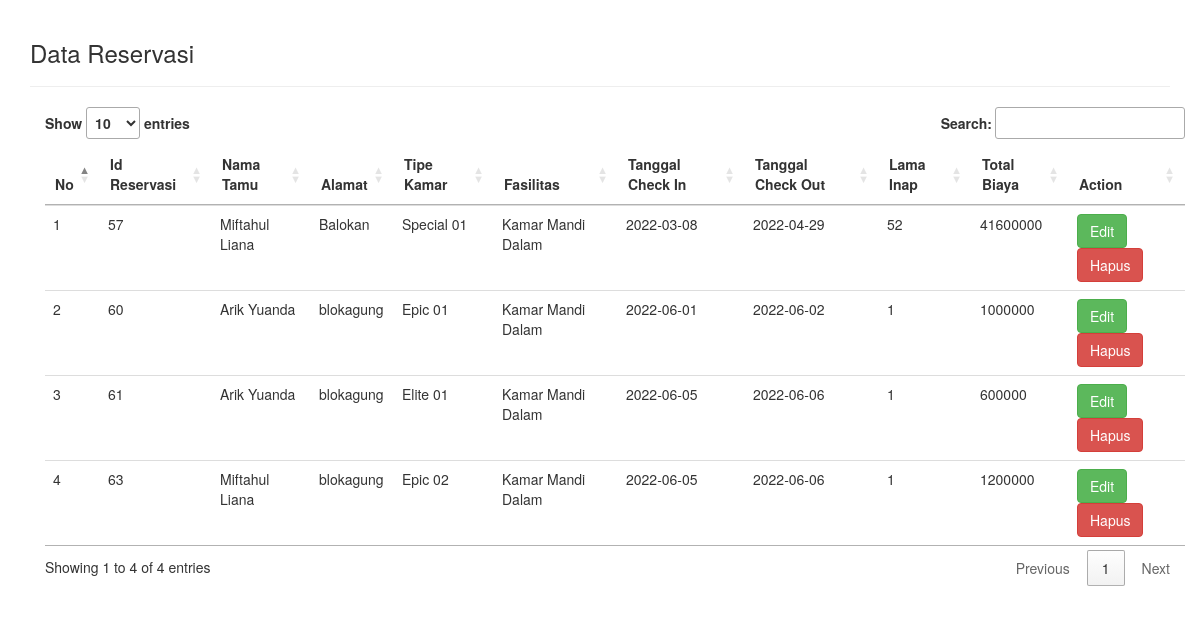
Page /dataReservasi.php on the committed database.
### tables this page shows
CREATE TABLE `tbl_reservasi` (
  `id_reservasi` int(25) NOT NULL,
  `nama_tamu` varchar(25) NOT NULL,
  `kode_kamar` varchar(25) NOT NULL,
  `id_fasilitas` varchar(25) NOT NULL,
  `tanggal_check_in` date NOT NULL,
  `tanggal_check_out` date NOT NULL,
  `lama_inap` int(25) NOT NULL,
  `total_biaya` int(25) NOT NULL,
  `flag` int(1) NOT NULL DEFAULT 1,
  `alamat` varchar(50) NOT NULL
);

CREATE TABLE `tbl_kos` (
  `kode_kamar` varchar(25) NOT NULL,
  `nama_kamar` varchar(25) NOT NULL,
  `kelas` varchar(25) NOT NULL,
  `gambar` varchar(25) NOT NULL,
  `tarif` int(25) NOT NULL,
  `status` varchar(25) NOT NULL,
  `flag` int(1) NOT NULL DEFAULT 1
);

CREATE TABLE `tbl_fasilitas` (
  `id_fasilitas` varchar(25) NOT NULL,
  `tipe_fasilitas` varchar(25) NOT NULL,
  `fasilitas` varchar(25) NOT NULL,
  `status` varchar(25) NOT NULL,
  `flag` int(1) NOT NULL DEFAULT 1
);

### dataReservasi.php (the view, shortened to what this page needs)
<!DOCTYPE html>
<html lang="en">
<head>
<link rel="stylesheet" type="text/css" href="//cdn.datatables.net/1.10.11/css/jquery.dataTables.min.css">
<link rel="stylesheet" href="https://maxcdn.bootstrapcdn.com/bootstrap/3.3.7/css/bootstrap.min.css">
</head>
<body>
<?php
    include 'helper/connect.php';
?>
<div class="container" style="padding-top: 20px; padding-bottom: 20px;">
    <h3>Data Reservasi</h3>
<hr>
<div class="container">
<table class="table table-stripped table-hover datatab" align="center">
    <thead>
        <tr>
            <th>No</th>
            <th>Id Reservasi</th>
            <th>Nama Tamu</th>
            <th>Alamat</th>
            <th>Tipe Kamar</th>
            <th>Fasilitas</th>
            <th>Tanggal Check In</th>
            <th>Tanggal Check Out</th>
            <th>Lama Inap</th>
            <th>Total Biaya</th>
            <th>Action</th>
        </tr>
    </thead>
<tbody>
<?php
    $sql = "select id_reservasi, nama_tamu, nama_kamar, fasilitas, tanggal_check_in, tanggal_check_out, lama_inap, total_biaya, alamat
    from tbl_kos, tbl_fasilitas, tbl_reservasi
    where tbl_kos.kode_kamar = tbl_reservasi.kode_kamar
    and tbl_fasilitas.id_fasilitas = tbl_reservasi.id_fasilitas and tbl_reservasi.flag = 1";
    $query = mysqli_query($con, $sql);
    $no = 1;
    while ($data = mysqli_fetch_assoc($query)){
?>
<tr>
    <td><?php echo $no++; ?></td>
    <td><?php echo $data['id_reservasi']; ?></td>
    <td><?php echo $data['nama_tamu']; ?></td>
    <td><?php echo $data['alamat']; ?></td>
    <td><?php echo $data['nama_kamar']; ?></td>
    <td><?php echo $data['fasilitas']; ?></td>
    <td><?php echo $data['tanggal_check_in']; ?></td>
    <td><?php echo $data['tanggal_check_out']; ?></td>
    <td><?php echo $data['lama_inap']; ?></td>
    <td><?php echo $data['total_biaya']; ?></td>
    <td>
    <a href="#" type="button" class="btn btn-success btn-md" data-toggle="modal" data-target="#myModal<?php echo $data['id_reservasi']; ?>">Edit</a>
    <?php
        $id_reservasi = $data["id_reservasi"];
        echo "<a href='proses_admin/deleteReservasi.php?id=$id_reservasi' class='btn btn-danger'>Hapus</a>";
    ?>
    </td>
</tr>
<?php
    }
?>
</tbody>
</table>
</div>
</div>
</body>
</html>

### rows in the picture
tbl_reservasi: id_reservasi "57", nama_tamu "Miftahul Liana", alamat "Balokan", kode_kamar.nama_kamar "Special 01", id_fasilitas.fasilitas "Kamar Mandi Dalam", tanggal_check_in "2022-03-08", tanggal_check_out "2022-04-29", lama_inap "52", total_biaya "41600000"
tbl_reservasi: id_reservasi "60", nama_tamu "Arik Yuanda", alamat "blokagung", kode_kamar.nama_kamar "Epic 01", id_fasilitas.fasilitas "Kamar Mandi Dalam", tanggal_check_in "2022-06-01", tanggal_check_out "2022-06-02", lama_inap "1", total_biaya "1000000"
tbl_reservasi: id_reservasi "61", nama_tamu "Arik Yuanda", alamat "blokagung", kode_kamar.nama_kamar "Elite 01", id_fasilitas.fasilitas "Kamar Mandi Dalam", tanggal_check_in "2022-06-05", tanggal_check_out "2022-06-06", lama_inap "1", total_biaya "600000"
tbl_reservasi: id_reservasi "63", nama_tamu "Miftahul Liana", alamat "blokagung", kode_kamar.nama_kamar "Epic 02", id_fasilitas.fasilitas "Kamar Mandi Dalam", tanggal_check_in "2022-06-05", tanggal_check_out "2022-06-06", lama_inap "1", total_biaya "1200000"
